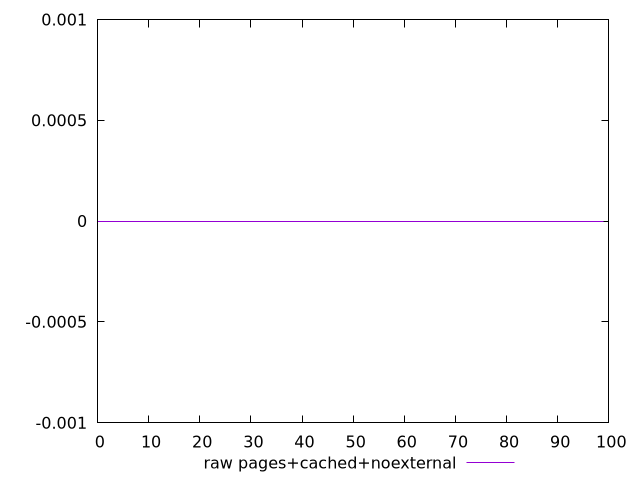

gnuplot code for this plot:
$_rawPagesCachedNoexternal <<EOF
0
0
0
0
0
0
0
0
0
0
0
0
0
0
0
0
0
0
0
0
0
0
0
0
0
0
0
0
0
0
0
0
0
0
0
0
0
0
0
0
0
0
0
0
0
0
0
0
0
0
0
0
0
0
0
0
0
0
0
0
0
0
0
0
0
0
0
0
0
0
0
0
0
0
0
0
0
0
0
0
0
0
0
0
0
0
0
0
0
0
0
0
0
0
0
0
0
0
0
0
EOF
set key outside below
set terminal pngcairo
set output "report_00004_2020-11-02T20-21-41.718Z/total-blocking-time/pages+cached+noexternal//raw.png"
set yrange [-0.001:0.001]
plot $_rawPagesCachedNoexternal title "raw pages+cached+noexternal" with line ,
